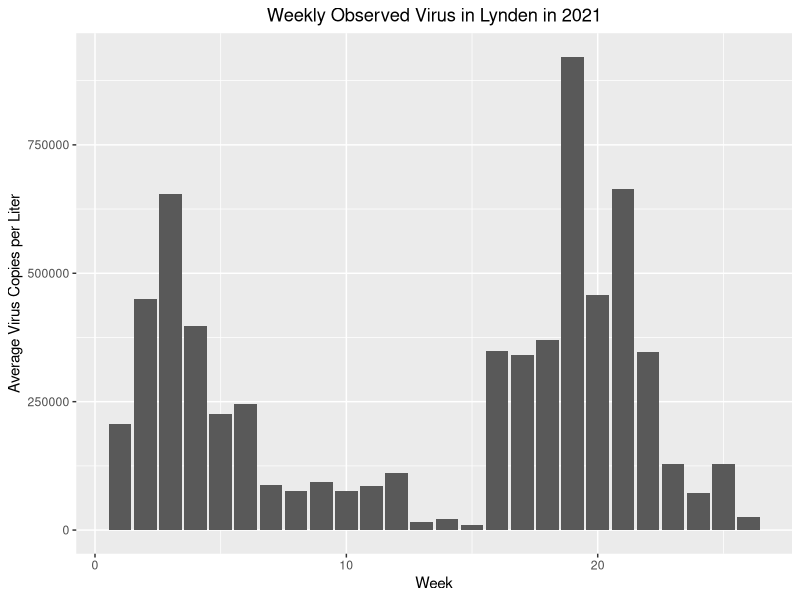
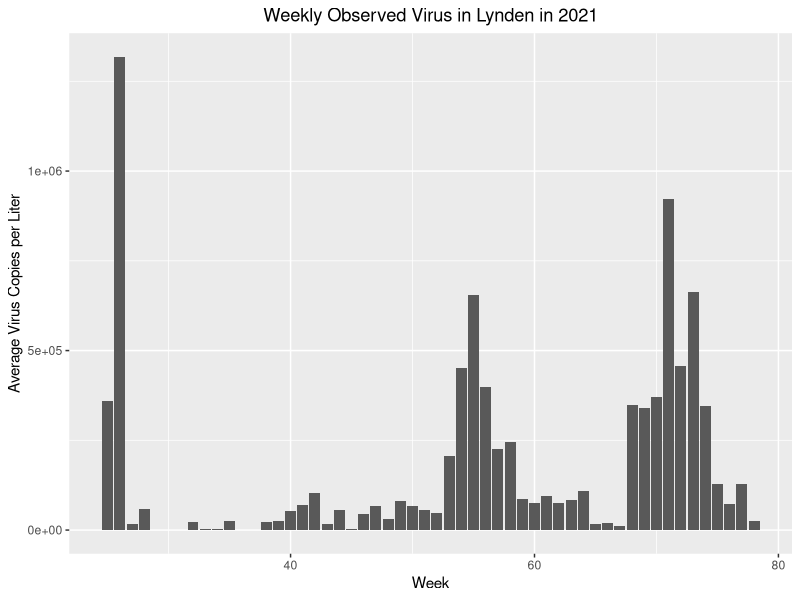
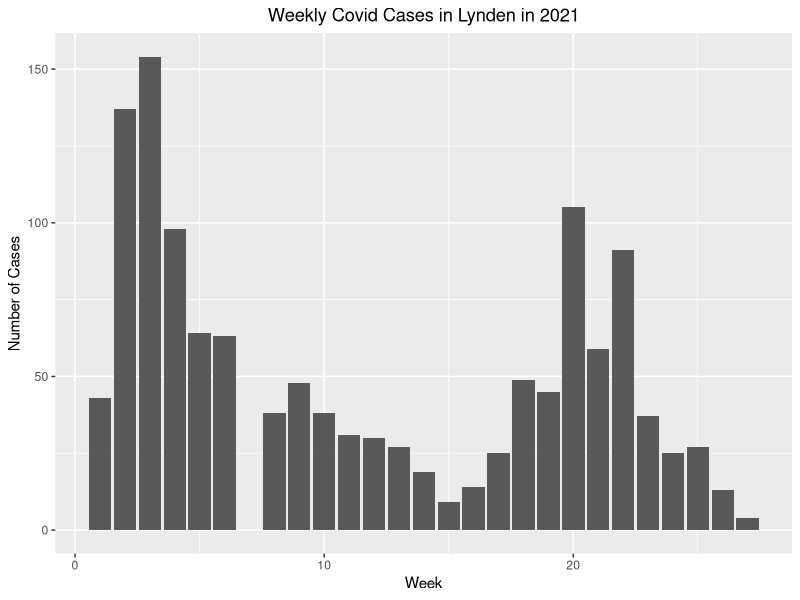
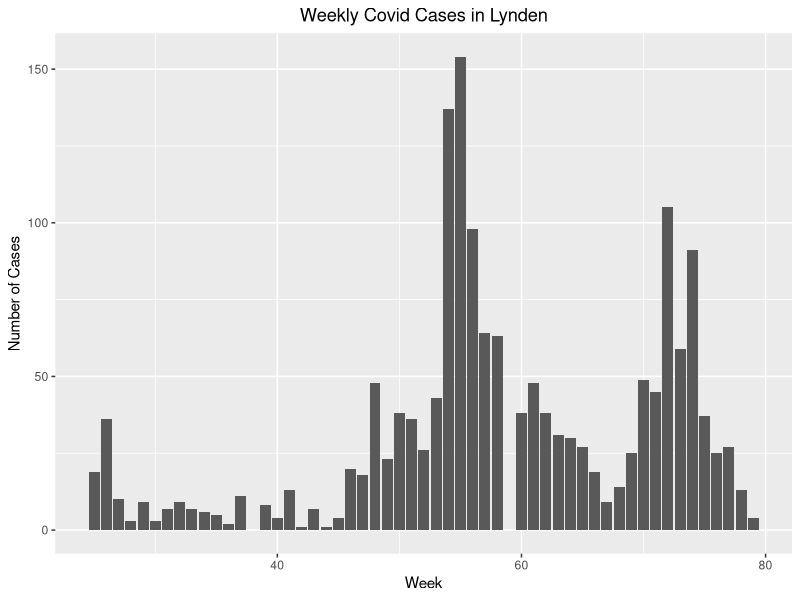
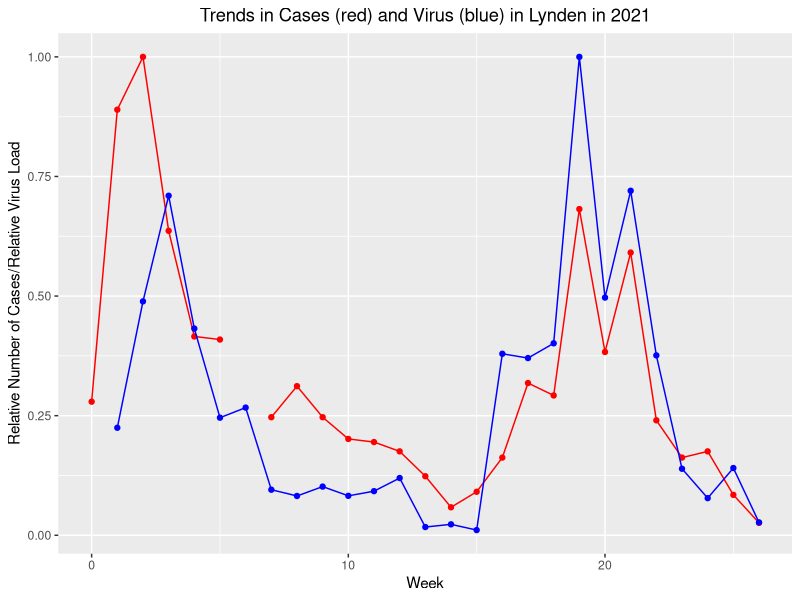
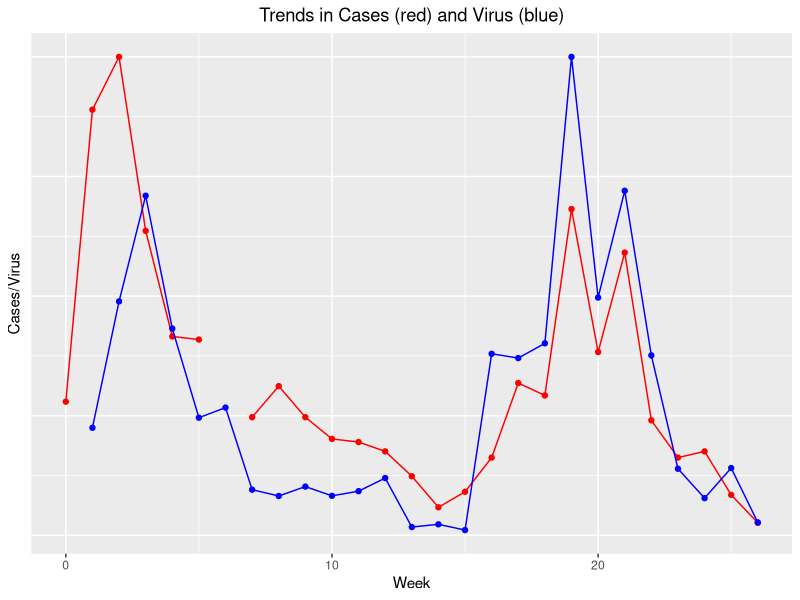
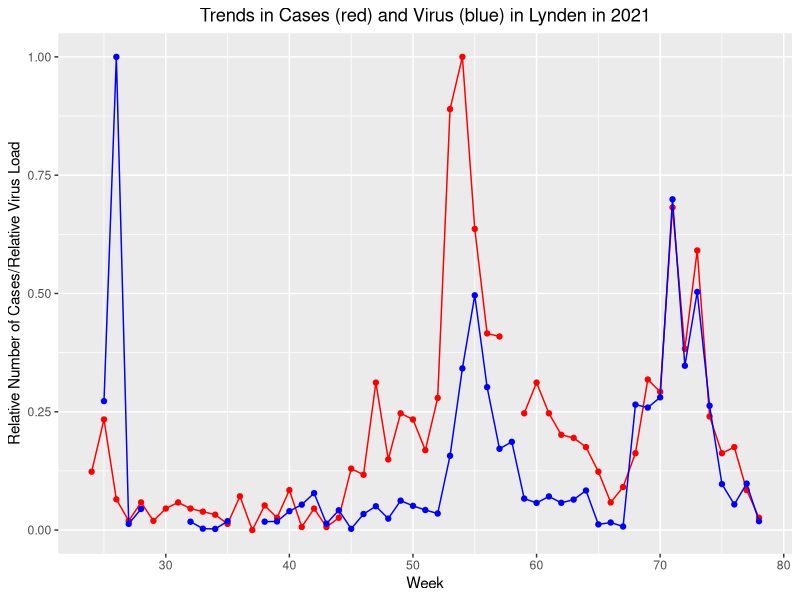
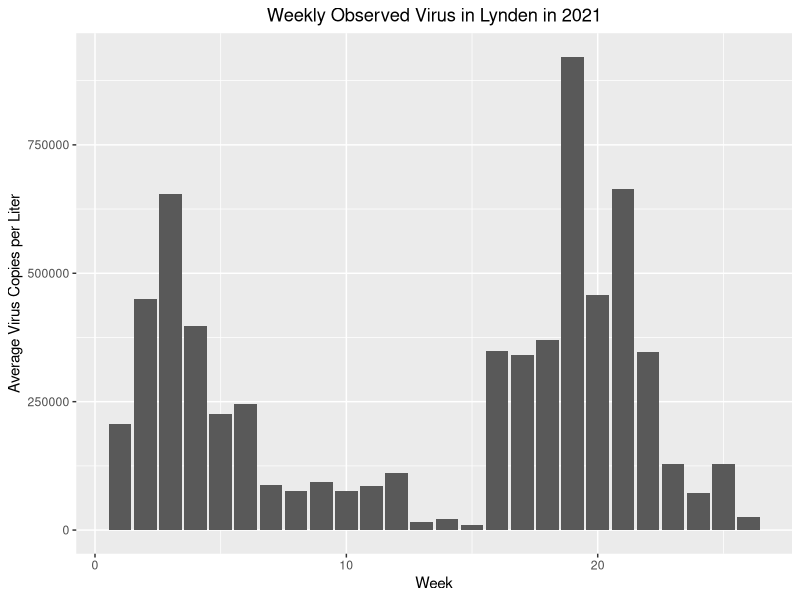

Write the R code that produced these figures, in order.
library(tidyverse)

# read in dataset 
lynden_dat <- readxl::read_excel("lynden_data_modified.xlsx",
                                 col_names = TRUE)[,-c(3:5)]
colnames(lynden_dat) <- c("date", "virus_per_liter", "weekly_cases", "count_2_week",
                          "county_cum_count", "county_1_week_increase")

# fix date 
lynden_dat$date <- as.Date(lynden_dat$date, origin = "1899-12-30")
lynden_dat$week <- lubridate::isoweek(lynden_dat$date) # define week starting on a Monday
lynden_dat$year <- lubridate::year(lynden_dat$date)
# correct year for 2nd and 96th observations, they are miscoded in original dataset as 2021 
lynden_dat$year[2] <- 2020
lynden_dat$year[96] <- 2020

# make dataset for wastewater 
waste_dat <- lynden_dat %>% 
  select(c(date, virus_per_liter, week, year))
waste_dat <- waste_dat[!is.na(waste_dat$virus_per_liter), ]
waste_dat_21 <- waste_dat %>% filter(year == 2021) %>% select(-year)
# check how many observations per week in dataset 
weekly_obs <- #waste_dat_21 %>% 
  waste_dat %>%
  group_by(week, year) %>%
  summarise(count = n()) %>%
  arrange(year)
# need to find out eventually how to define week! 
# for now, do M-Su, scale sum of wastewater by number of observations in that week
weekly_waste <- waste_dat_21 %>%
  filter(week != 53) %>%
  group_by(week) %>%
  mutate(obs_num = n()) %>% 
  summarise(virus_in_week = sum(virus_per_liter),
            virus_normed = virus_in_week/obs_num) %>%
  unique()
ggplot(weekly_waste, aes(x = week, y = virus_normed)) + 
  geom_bar(stat = "identity") + 
  xlab("Week") + 
  ylab("Average Virus Copies per Liter") + 
  ggtitle("Weekly Observed Virus in Lynden in 2021") + 
  theme(plot.title = element_text(hjust = 0.5))
ggsave("virus_bar.png")
# look at 2020 as well 
weekly_waste_all <- waste_dat %>%
  filter(week != 53) %>%
  mutate(week_cum = ifelse(year == 2021, week + 52, week)) %>%
  group_by(week_cum) %>%
  mutate(obs_num = n()) %>% 
  summarise(virus_in_week = sum(virus_per_liter),
            virus_normed = virus_in_week/obs_num) %>%
  unique()
ggplot(weekly_waste_all, aes(x = week_cum, y = virus_normed)) + 
  geom_bar(stat = "identity") + 
  xlab("Week") + 
  ylab("Average Virus Copies per Liter") + 
  ggtitle("Weekly Observed Virus in Lynden in 2021") + 
  theme(plot.title = element_text(hjust = 0.5))
ggsave("virus_2020_2021.png")

# make dataset for lynden cases 
lynden_case_dat <- lynden_dat %>% 
  select(c(date, weekly_cases, week, year))
lynden_case_dat$week <- lubridate::week(lynden_case_dat$date)
lynden_case_dat <- lynden_case_dat[!is.na(lynden_case_dat$weekly_cases), ]
lynden_case_dat_21 <- lynden_case_dat %>% filter(year == 2021) %>% select(-c(year))  
lynden_case_dat_21 <- rbind(lynden_case_dat_21, c(NA, 7)) %>%
  arrange(week, desc = F)
ggplot(lynden_case_dat_21, aes(x = week, y = weekly_cases)) + 
  geom_bar(stat = "identity") + 
  xlab("Week") + 
  ylab("Number of Cases") + 
  ggtitle("Weekly Covid Cases in Lynden in 2021") + 
  theme(plot.title = element_text(hjust = 0.5))
ggsave("cases_bar.png")
# look into 2020 as well 
weekly_cases <- lynden_case_dat %>%
  group_by(week, year) %>% 
  summarise(count = n()) %>%
  arrange(year)
lynden_plot_dat <- lynden_case_dat %>%
  select(-date) %>%
  rbind(c(NA, 7, 2021)) %>%
  arrange(year, week) %>%
  mutate(week_cum = ifelse(year == 2021, week + 52, week))
ggplot(lynden_plot_dat, aes(x = week_cum, y = weekly_cases)) + 
  geom_bar(stat = "identity") + 
  xlab("Week") + 
  ylab("Number of Cases") + 
  ggtitle("Weekly Covid Cases in Lynden") + 
  theme(plot.title = element_text(hjust = 0.5))
ggsave("case_2020_2021.png")

# plot time series for cases and wastewater on same axes
lynden_case_dat_21_shift <- lynden_case_dat_21
lynden_case_dat_21_shift$week <- lynden_case_dat_21_shift$week - 1
weekly_dat <- full_join(weekly_waste, lynden_case_dat_21_shift, by = "week") %>%
  select(-date) %>%
  filter(week != 27)
weekly_dat$rel_cases <- weekly_dat$weekly_cases/max(weekly_dat$weekly_cases, na.rm = T)  
weekly_dat$rel_virus <- weekly_dat$virus_normed/max(weekly_dat$virus_normed, na.rm = T)
trends_plot <- ggplot(weekly_dat, aes(x = week, y = rel_cases)) + 
  geom_line(color = "red") + 
  geom_point(color = "red") + 
  geom_line(aes(y = rel_virus), color = "blue") + 
  geom_point(aes(y = rel_virus), color = "blue") + 
  xlab("Week") + 
  ylab("Relative Number of Cases/Relative Virus Load") + 
  ggtitle("Trends in Cases (red) and Virus (blue) in Lynden in 2021") + 
  theme(plot.title = element_text(hjust = 0.5))
trends_plot
ggsave("trends.png")
trends_plot +  
  ylab("Cases/Virus") + 
  theme(axis.text.y = element_blank(),
        axis.ticks.y = element_blank()) + 
  ggtitle("Trends in Cases (red) and Virus (blue)")
ggsave("simple_trends.png")
# also look at 2020
lynden_plot_dat_shift <- lynden_plot_dat
lynden_plot_dat_shift$week_cum <- lynden_plot_dat_shift$week_cum - 1
weekly_dat_all <- full_join(weekly_waste_all, lynden_plot_dat_shift, by = "week_cum") 
weekly_dat_all$rel_cases <- weekly_dat_all$weekly_cases/
  max(weekly_dat_all$weekly_cases, na.rm = T)  
weekly_dat_all$rel_virus <- weekly_dat_all$virus_normed/
  max(weekly_dat_all$virus_normed, na.rm = T)
trends_plot <- ggplot(weekly_dat_all, aes(x = week_cum, y = rel_cases)) + 
  geom_line(color = "red") + 
  geom_point(color = "red") + 
  geom_line(aes(y = rel_virus), color = "blue") + 
  geom_point(aes(y = rel_virus), color = "blue") + 
  xlab("Week") + 
  ylab("Relative Number of Cases/Relative Virus Load") + 
  ggtitle("Trends in Cases (red) and Virus (blue) in Lynden in 2021") + 
  theme(plot.title = element_text(hjust = 0.5))
trends_plot
ggsave("trends_2020_2021.png")


